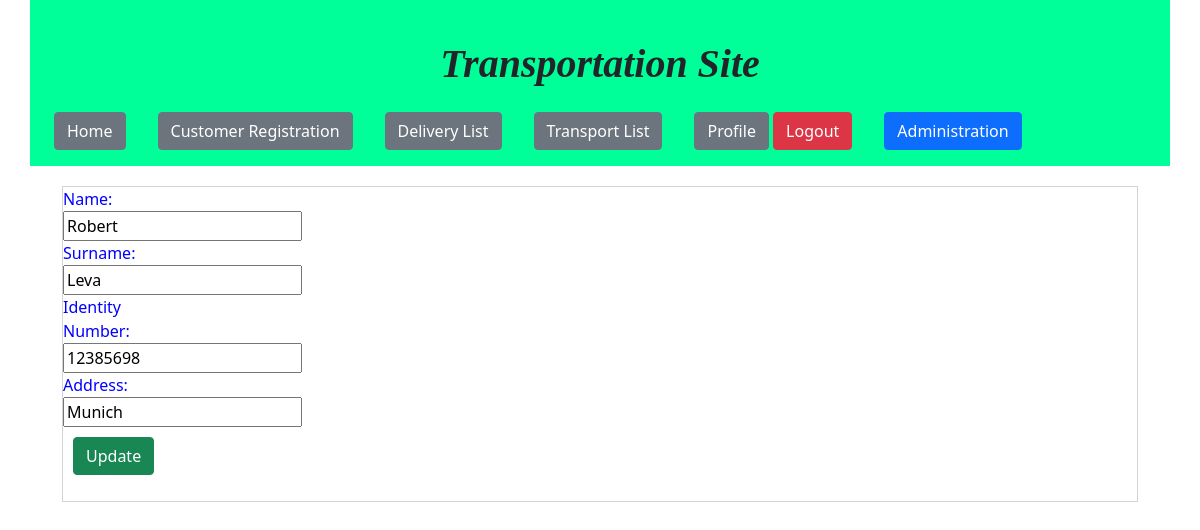
The page /affairs/customer/update/2 (signed in) on the database its author committed.
### affairs/models.py (models this page shows, shortened)
class CustomerModel (models.Model):
    name = models.CharField(max_length=100)
    surname = models.CharField(max_length=100)
    identityNo = models.IntegerField()
    address = models.CharField(max_length=500)

### affairs/views.py (the view)
# urls.py: path('customer/update/<int:id>',views.CustomerUpdateView),
@login_required
def CustomerUpdateView(request,id):
    cInstance = CustomerModel.objects.get(pk=id)
    if request.method == 'POST':
        customerForm = CustomerForm(request.POST,instance=cInstance)
        if customerForm.is_valid:
            customerForm.save()
            return HttpResponseRedirect(reverse(views.CustomerListView))
    else:
        customerForm = CustomerForm(instance=cInstance)
    context = {
        'cForm': customerForm
    }
    return render(request,'affairs/CustomerUpdate.html',context)

### affairs/forms.py
class CustomerForm(forms.ModelForm):
    class Meta:
        model = CustomerModel
        fields = '__all__'

### affairs/templates/affairs/CustomerUpdate.html (shortened to what this page needs)
{% extends "affairs/layout.html" %}
{% load static %}
{% block titlepage %} Transportation Site {% endblock %}
{% block mainContent %}
    <form action="" method="POSt" enctype="multipart/form-data">
        <div class="mainborder">
            <div class="row">
              <div class="col-md-6">
                <div class="mylable">Name:{{cForm.name}}</div>
                <div class="mylable">Surname:{{cForm.surname}}</div>
                <div class="mylable">Identity Number:{{cForm.identityNo}}</div>
                <div class="mylable">Address:{{cForm.address}}</div>
                <p><button type="submit" class="btn btn-success">Update</button></p>
              </div>
            </div>
        </div>
    </form>
{% endblock %}

### affairs/static/affairs/css/style.css (style rules this page uses)
body { font-family: Vazir; }
.mainborder { border: 1px solid lightgray; margin: 20px; }
p { padding: 10px; }
.mylable { color: blue; width: 100px; }

### rows shown on the page
CustomerModel: name "Robert", surname "Leva", identityNo "12385698", address "Munich"
